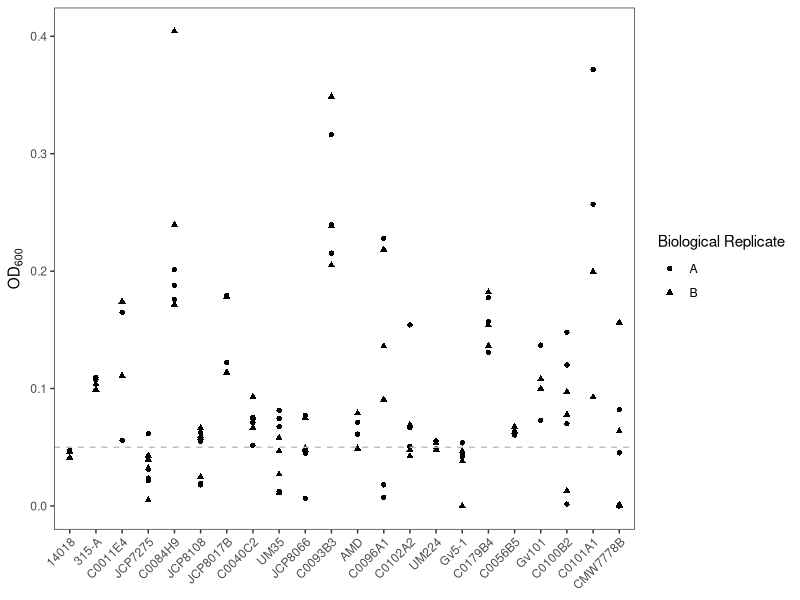
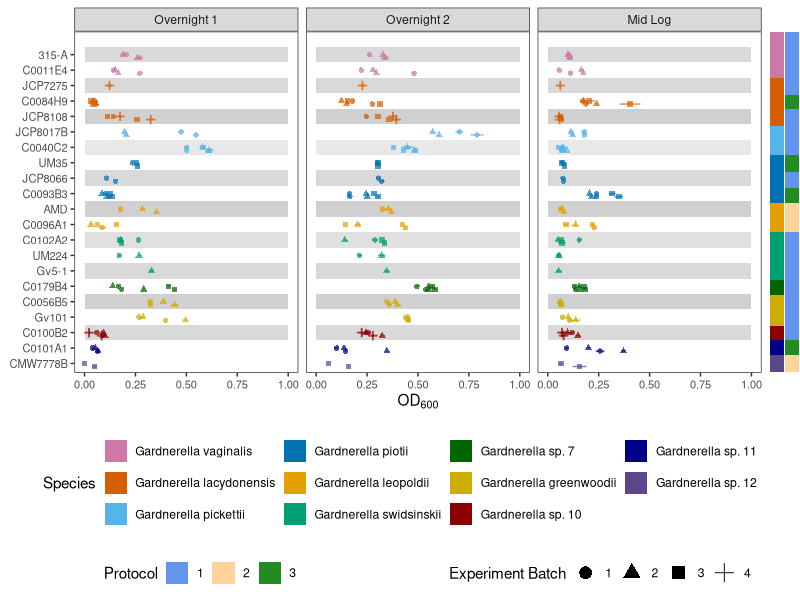
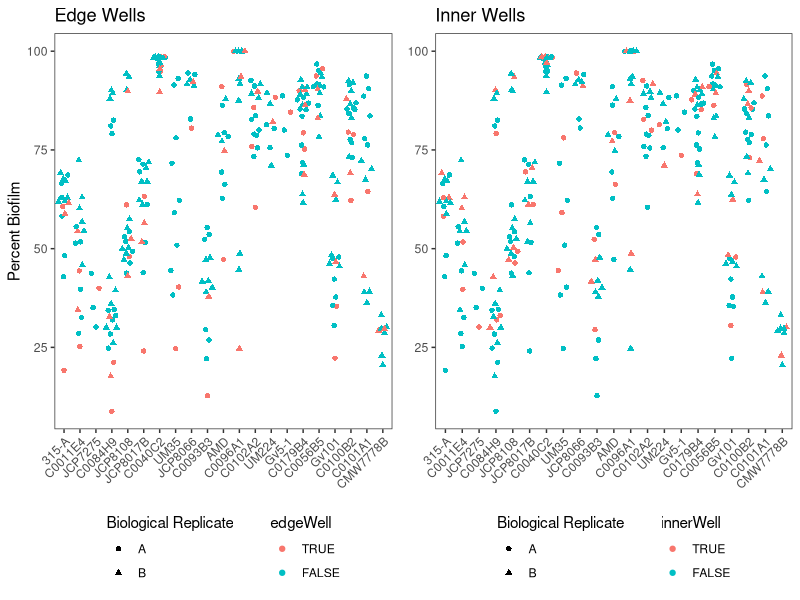
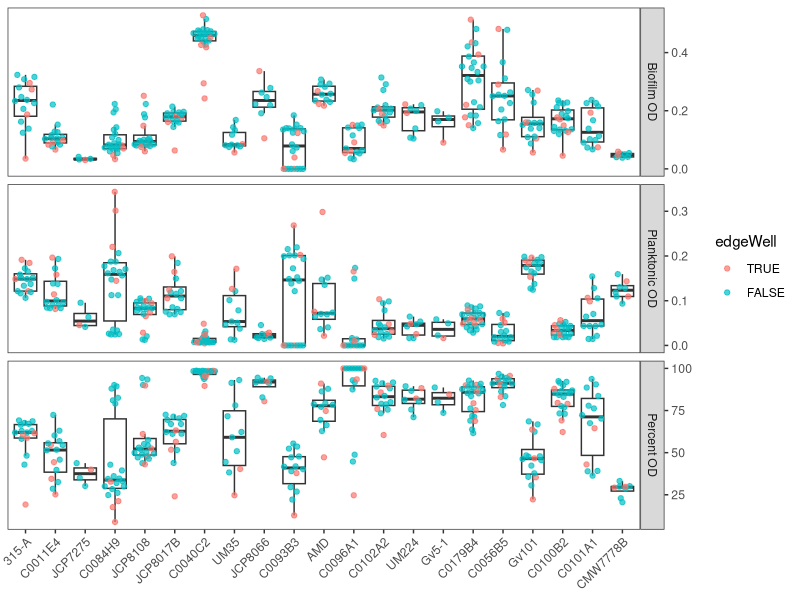
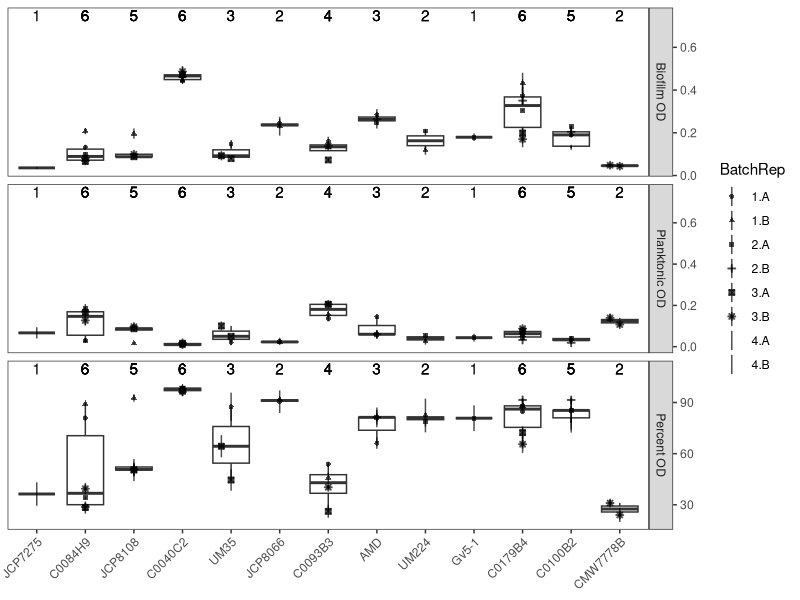
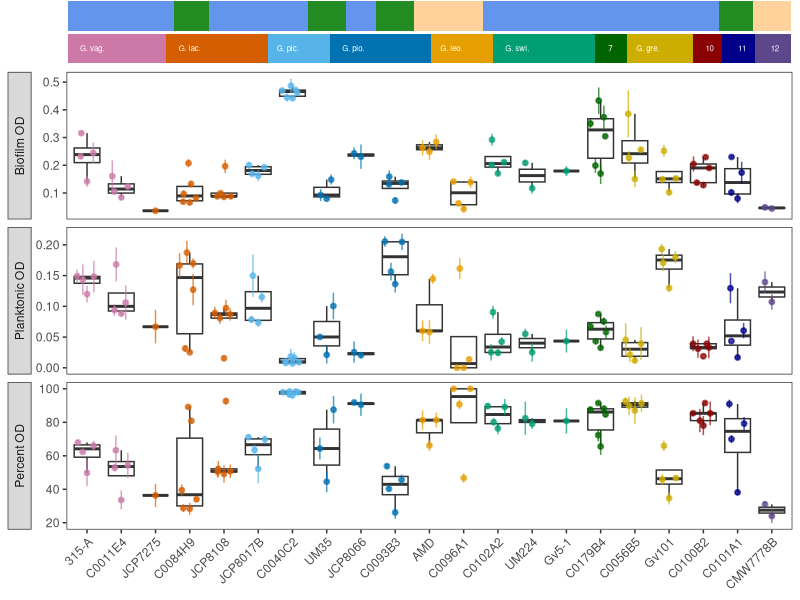
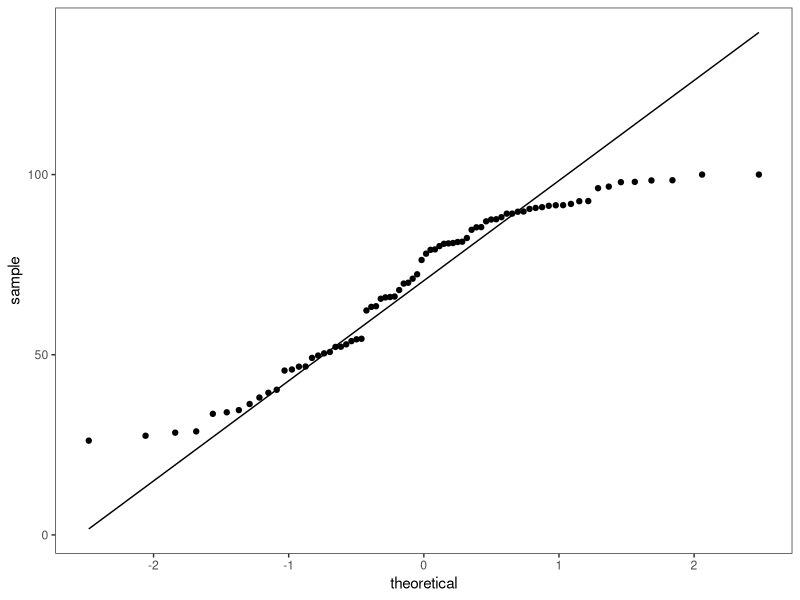

R code for these plots, in order: (Note: this script raises an error after producing the figures.)
## ---- chunk 1
library(tidyverse)
library(openxlsx)
library(broom)
library(rstatix)
library(ggbeeswarm)
library(formattable)
library(ggpubr)
library(cowplot)
library(corrplot)
library(ggpubr)
library(grid)
library(gridGraphics)

`%!in%` <- negate(`%in%`)
## ---- chunk 2
strains <- c("14018", "315-A", "C0011E4", "JCP7275", "C0084H9", "JCP8108", "JCP8017B", "C0040C2" , "UM35",  "JCP8066", "C0093B3", "AMD", "C0096A1", "C0102A2",  "UM224", "Gv5-1", "C0179B4", "C0056B5", "Gv101", "C0100B2", "C0101A1", "CMW7778B")

strains0 <- c("14018", "315-A", "C0011E4", "JCP7275", "C0084H9", "JCP8108", "JCP8017B", "C0040C2" , "UM35",  "JCP8066", "C0093B3", "AMD", "C0096A1", "C0102A2",  "UM224", "5-1", "C0179B4", "C0056B5", "101", "C0100B2", "C0101A1", "CMW7778B")

species <- c("Gardnerella vaginalis", "Gardnerella lacydonensis", "Gardnerella pickettii", "Gardnerella piotii", "Gardnerella leopoldii", "Gardnerella swidsinskii", "Gardnerella sp. 7", "Gardnerella greenwoodii", "Gardnerella sp. 10", "Gardnerella sp. 11", "Gardnerella sp. 12")
speciesAbbrevs <- c("G. vag.", "G. lac.", "G. pic.", "G. pio.", "G. leo.", "G. swi.", "7", "G. gre.", "10", "11", "12")

figureOut <- "../../experiments_figures"
suppTableOut <- paste0("../../experiments_figures/", Sys.Date(), "_supplementary_posthoc_tables.xlsx")
formattedPhenDataOut <- "../formatted_phenotype_data"
## ---- chunk 3
midlog_raw_data <- read_csv("./data/biofilm_midlog_raw_data.csv")  %>%
  mutate(Species=case_when(Species=="Gardnerella sp. 2"~"Gardnerella lacydonensis",
                           Species=="Gardnerella sp. 3"~"Gardnerella pickettii",
                           Species=="Gardnerella sp. 8"~"Gardnerella greenwoodii",
                           Species %!in% c("Gardnerella sp. 2", "Gardnerella sp. 3", "Gardnerella sp. 8")~Species))
rawPlanktonicODs <- read_csv("./data/planktonic_od_raw_data.csv")  %>%
  mutate(Species=case_when(Species=="Gardnerella sp. 2"~"Gardnerella lacydonensis",
                           Species=="Gardnerella sp. 3"~"Gardnerella pickettii",
                           Species=="Gardnerella sp. 8"~"Gardnerella greenwoodii",
                           Species %!in% c("Gardnerella sp. 2", "Gardnerella sp. 3", "Gardnerella sp. 8")~Species))
rawBiofilmODs <- read_csv("./data/biofilm_od_raw_data.csv")  %>%
  mutate(Species=case_when(Species=="Gardnerella sp. 2"~"Gardnerella lacydonensis",
                           Species=="Gardnerella sp. 3"~"Gardnerella pickettii",
                           Species=="Gardnerella sp. 8"~"Gardnerella greenwoodii",
                           Species %!in% c("Gardnerella sp. 2", "Gardnerella sp. 3", "Gardnerella sp. 8")~Species))
rawSafPlanktonicODs <- read_csv("./data/safranin_planktonic_raw_data.csv")  %>%
  mutate(Species=case_when(Species=="Gardnerella sp. 2"~"Gardnerella lacydonensis",
                           Species=="Gardnerella sp. 3"~"Gardnerella pickettii",
                           Species=="Gardnerella sp. 8"~"Gardnerella greenwoodii",
                           Species %!in% c("Gardnerella sp. 2", "Gardnerella sp. 3", "Gardnerella sp. 8")~Species))
rawSafBiofilmODs <- read_csv("./data/safranin_biofilm_raw_data.csv")  %>%
  mutate(Species=case_when(Species=="Gardnerella sp. 2"~"Gardnerella lacydonensis",
                           Species=="Gardnerella sp. 3"~"Gardnerella pickettii",
                           Species=="Gardnerella sp. 8"~"Gardnerella greenwoodii",
                           Species %!in% c("Gardnerella sp. 2", "Gardnerella sp. 3", "Gardnerella sp. 8")~Species))
## ---- chunk 4
theme_set(theme_bw()+
          theme(panel.grid = element_blank()))

speciesColor <- scale_color_manual(values=c("#CC79A7", "#D55E00", "#56B4E9", "#0072B2", "#E69F00", "#009E73", 
                                                 "darkgreen", "gold3", "darkred", "darkblue",
                                                 "mediumpurple4"))

speciesFill <- scale_fill_manual(values=c("#CC79A7", "#D55E00", "#56B4E9", "#0072B2", "#E69F00", "#009E73", 
                                                 "darkgreen", "gold3", "darkred", "darkblue",
                                                 "mediumpurple4"))
## ---- chunk 5
setupDF <- midlog_raw_data %>%
  group_by(Number, BioRep, Species, Strain, Batch, Step) %>%
  mutate(OD=OD-mean(.$OD[.$Number=="Blank"]),
                      OD=case_when(OD>0~OD,
                      OD<=0~0)) %>%
  filter(Number!="Blank") %>%
  mutate(Step=factor(Step, levels=c("Overnight 1", "Overnight 2", "Mid Log"))) %>%
  mutate(Strain=factor(Strain, levels=strains),
         Species=factor(Species, levels=species),
         Sample=paste(Strain, Batch, BioRep, sep="."),
         BatchNum=str_extract(Batch, "(?<=[A|B])[0-9]"),
         BatchRep=paste(BatchNum, BioRep, sep="."),
         StrainN=as.numeric(Strain),
         rectFill=case_when(StrainN %% 2 == 0 ~ "A",
                           StrainN %% 2 != 0 ~ "B")) %>%
  ungroup %>%
  with_groups(c("Sample", "Number", "BioRep", "Batch", "BatchNum", "BatchRep", "StrainN", "rectFill", "Species", "Strain", "Protocol",  "Step"), summarize, ODm=mean(OD), ODsd=sd(OD))
## ---- chunk 6
setupDF %>%
  filter(Step=="Mid Log") %>%
  ggplot(aes(x=Strain, y=ODm)) +
  geom_point(aes(shape=BioRep)) +
  geom_hline(aes(yintercept=0.05), linetype=2, color="gray") +
  theme(axis.text.x = element_text(angle=45, hjust=1)) +
  labs(x=NULL, y=bquote(OD[600]), shape="Biological Replicate")
## ---- chunk 7
midLogFail <- setupDF %>%
  filter(Step=="Mid Log", 
         ODm < 0.05) %>%
  .$Sample
  
midLogFail
## ---- chunk 8
overnightPlot <- setupDF %>%
  filter(Sample %!in% midLogFail) %>%
  ggplot(aes(x=Strain, y=ODm)) +
  geom_point(aes(shape=BatchNum), alpha=0) +
  geom_rect(aes(xmin=StrainN-.5, xmax=StrainN+.5, ymin = 0, ymax = 1, fill=rectFill), alpha = 0.2, show.legend = FALSE) +
  geom_pointrange(aes(ymin=(ODm-ODsd), ymax=(ODm+ODsd), shape=BatchNum, color=Species), position = position_quasirandom(), size=0.3, alpha=0.7, show.legend = FALSE) +
  speciesColor +
  scale_fill_manual(values=c("white", "gray"), labels=c("A","B")) +
  ylim(0,1) +
  facet_grid(.~Step) +
  coord_flip() +
  scale_x_discrete(limits=rev) +
  theme(axis.text.x = element_text(size=8),
        axis.text.y = element_text(size=8),
        axis.title = element_text(size=11),
        panel.grid = element_blank(),
        legend.position = "none") +
  labs(x=NULL, y=bquote(OD[600]), shape="Experiment Batch")

#annotation bars
protocolBar <- setupDF %>%
  select(Strain, Species, Protocol) %>%
  mutate(Protocol=as.character(Protocol)) %>%
  unique %>%
  ggplot() +
    geom_bar(aes(x=Strain, y=2, fill=Protocol), stat="identity", width = 1.1) +
    scale_x_discrete(limits=rev) +
    scale_fill_manual(values=c("cornflowerblue", "burlywood1", "forestgreen")) +
    coord_flip() +
    theme_void() +
    theme(legend.position = "none")

speciesBar <- setupDF %>%
  select(Strain, Species, Protocol) %>%
  unique %>%
  ggplot() +
    geom_bar(aes(x=Strain, y=1, fill=Species), stat="identity", width=1.1) +
    scale_x_discrete(limits=rev) +
    speciesFill +
    coord_flip() +
    theme_void() +
    theme(legend.position = "none")

#Legends
protocol_legend <- ggpubr::get_legend(protocolBar +
    guides(color=guide_legend(ncol = 1)) +
    theme(legend.position = "bottom",
          legend.direction = "horizontal"))

species_legend <- ggpubr::get_legend(speciesBar +
    guides(color=guide_legend(ncol = 1)) +
    theme(legend.position = "bottom",
          legend.direction = "horizontal"))

experiment_legend <- ggpubr::get_legend(
  overnightPlot +
  guides(shape=guide_legend(nrow = 1, override.aes = list(alpha=1, size=4))) +
  theme(legend.position = "bottom"))


a <- plot_grid(overnightPlot, speciesBar, protocolBar, nrow = 1, align = "h", axis = "bt", rel_widths = c(1, 0.02, 0.02))
b <- plot_grid(a, as_ggplot(species_legend), nrow=2, rel_heights = c(1, 0.3))
c <- plot_grid(as_ggplot(protocol_legend), as_ggplot(experiment_legend), nrow=1)
plot_grid(b, c, ncol=1, nrow=2, rel_heights = c(1, 0.1))
## ---- chunk 9
planktonicODs <- rawPlanktonicODs %>%
  group_by(Batch) %>%
  mutate(planktonicOD=OD-mean(.$OD[.$Number=="Blank"]),
         planktonicOD=case_when(planktonicOD>0~planktonicOD,
                                planktonicOD<=0~0)) %>%
  filter(Number!="Blank") %>%
  select(-OD, -Measure) %>%
  ungroup

biofilmODs <- rawBiofilmODs %>%
  group_by(Batch) %>%
  mutate(biofilmOD=OD-mean(.$OD[.$Number=="Blank"]),
         biofilmOD=case_when(biofilmOD>0~biofilmOD,
                             biofilmOD<=0~0)) %>%
  filter(Number!="Blank") %>%
  select(-OD, -Measure) %>%
  ungroup

percentOD <- planktonicODs %>%
  left_join(biofilmODs) %>%
  mutate(Sample=paste(Strain, Batch, BioRep, sep=".")) %>%
  filter(Sample %!in% midLogFail) %>% # quality filter for poor growth at mid log phase 
  mutate(edgeWell=str_detect(well, pattern="[A|H]"),
         edgeWell=factor(edgeWell, levels=c(TRUE, FALSE)),
         innerWell=str_detect(well, pattern="[D|E]"),
         innerWell=factor(innerWell, levels=c(TRUE, FALSE)),
         topWell=str_detect(well, pattern="A"),
         topWell=factor(topWell, levels=c(TRUE, FALSE)))

head(percentOD)
## ---- chunk 10
edgeWellPlot <- percentOD %>%
  mutate(percentBiofilm=(biofilmOD/(biofilmOD+planktonicOD))*100,
         Strain=factor(Strain, levels = strains),
         Species=factor(Species, levels = species)) %>%
  ggplot(aes(x=Strain, y=percentBiofilm, shape=BioRep, color=edgeWell)) +
  geom_quasirandom() + 
  theme(axis.text.x = element_text(angle=45, hjust=1), 
        legend.position = "bottom",
        legend.direction = "vertical") +
  labs(x=NULL, y="Percent Biofilm", shape="Biological Replicate", title="Edge Wells")

innerWellPlot <- percentOD %>%
  mutate(percentBiofilm=(biofilmOD/(biofilmOD+planktonicOD))*100,
         Strain=factor(Strain, levels = strains),
         Species=factor(Species, levels = species)) %>%
  ggplot(aes(x=Strain, y=percentBiofilm, shape=BioRep, color=innerWell)) +
  geom_quasirandom() + 
  theme(axis.text.x = element_text(angle=45, hjust=1),
        legend.position = "bottom",
        legend.direction = "vertical") +
  labs(x=NULL, y=NULL, shape="Biological Replicate", title="Inner Wells")

plot_grid(edgeWellPlot, innerWellPlot, nrow=1)
## ---- chunk 11
percentODDF0 <- percentOD %>%
  mutate(percentBiofilm=(biofilmOD/(biofilmOD+planktonicOD))*100,
         Strain=factor(Strain, levels = strains),
         Species=factor(Species, levels = species), 
         Protocol=as.character(Protocol), 
         BatchRep=paste(Batch, BioRep, sep=".")) %>%
  gather("measure", "value", c(planktonicOD, biofilmOD, percentBiofilm)) %>%
  mutate(measure=factor(measure, levels=c("biofilmOD", "planktonicOD", "percentBiofilm"), labels=c("Biofilm OD", "Planktonic OD", "Percent OD")),
         BatchNum=str_extract(Batch, "(?<=[A|B])[0-9]"),
         BatchRep=paste(BatchNum, BioRep, sep="."))

percentODDF0 %>%
  ggplot(aes(x=Strain, y=value)) +
    geom_boxplot(alpha=0) +
    geom_quasirandom(aes(color=edgeWell), alpha=0.7) +
    scale_y_continuous(position = "right") +
    facet_grid(measure~., scales="free") +
    theme(axis.text.x = element_text(angle=45, hjust=1)) +
    labs(x=NULL, y=NULL, shape="Biological Replicate")
## ---- chunk 12
naSamples <- percentODDF0 %>%
  filter(edgeWell==FALSE) %>%
  spread(measure, value) %>%
  filter(is.na(`Percent OD`)) %>%
  .$Sample %>%
  unique

naSamples

percentODDF <- percentODDF0 %>%
  filter(edgeWell==FALSE, # remove samples
         Sample %!in% naSamples) %>% # remove samples with no growth
  mutate(method="Percent OD")
## ---- chunk 13
non4StrainsPOD <- percentODDF0 %>%
 mutate(Sample=paste(Number, Sample, sep=".")) %>%
 with_groups(Strain, summarize, n=n_distinct(Sample)) %>%
 filter(n!=4) %>%
 .$Strain

percentODDF %>%
  filter(Strain %in% non4StrainsPOD) %>%
  mutate(Sample=paste(Number, Sample, sep=".")) %>%
  with_groups(Strain, mutate, n=n_distinct(Sample)) %>%
  with_groups(c("Number", "Strain", "Species", "Protocol", "Batch", "method", "Sample", "BatchRep", "measure", "BatchNum", "n"), summarize, valueM=mean(value), valueSD=sd(value)) %>%
  mutate(labelYpos=case_when(measure=="Biofilm OD"~0.75,
                             measure=="Planktonic OD"~0.75,
                             measure=="Percent OD"~110)) %>%
  ggplot() +
  geom_boxplot(aes(x=Strain, y=valueM), alpha=0) +
  geom_pointrange(aes(x=Strain, y=valueM, ymin=valueM-valueSD, ymax=valueM+valueSD, shape=BatchRep), alpha=0.7, size=0.25, position=position_quasirandom()) + 
  geom_text(aes(x=Strain, y=labelYpos, label=n)) +
  scale_y_continuous(position = "right") +
  facet_grid(measure~., scales="free") +
  theme(axis.text.x = element_text(angle=45, hjust=1)) +
  labs(x=NULL, y=NULL)
## ---- chunk 14
## annotation portions of plot
#protocol bar
protocolBar0 <- percentODDF %>%
  select(Strain, Species, Protocol) %>%
  unique %>%
  ggplot() +
    geom_bar(aes(x=Strain, y=2, fill=Protocol), stat="identity", width = 1.1) +
    scale_fill_manual(values=c("cornflowerblue", "burlywood1", "forestgreen")) +
    theme_void() +
    theme(legend.position = "none")

# species bar
# speciesBar0 <- percentODDF %>%
#   select(Strain, Species, Protocol) %>%
#   unique %>%
#   ggplot() +
#     geom_bar(aes(x=Strain, y=1, fill=Species), stat="identity", width=1.1) +
#     speciesFill +
#     theme_void() +
#     theme(legend.position = "none")

speciesBar0 <- setupDF %>%
  select(Strain, Species, Protocol) %>%
  unique %>%
  mutate(Strain=factor(Strain, levels = strains),
         Species=factor(Species, levels = species),
         SpeciesLab=factor(Species, levels=species, labels=speciesAbbrevs)) %>%
  with_groups(Species, mutate, num=rank(Strain)) %>%
  mutate(SpeciesLab=case_when(num==1~SpeciesLab,
                              num!=1~"")) %>%
  ggplot() +
    geom_bar(aes(x=Strain, y=1, fill=Species), stat="identity", width=1.1) +
    geom_text(aes(x=Strain, y=0.5, label=SpeciesLab), color="white", hjust = 0.25, size=2) +
    speciesFill +
    theme_void() +
    theme(legend.position = "none")

percentODPlot <- percentODDF %>%
  with_groups(c("Number", "Strain", "Species", "Protocol", "Batch", "method", "Sample", "BatchRep", "measure", "BatchNum"), summarize, valueM=mean(value), valueSD=sd(value)) %>%
  ggplot() +
  geom_boxplot(aes(x=Strain, y=valueM), alpha=0) +
  geom_pointrange(aes(x=Strain, y=valueM, ymin=valueM-valueSD, ymax=valueM+valueSD, color=Species), alpha=0.7, size=0.25, position=position_quasirandom()) + 
  speciesColor +
  facet_grid(measure~., scales="free", switch = "y") +
  theme(axis.text.x = element_text(angle=45, hjust=1),
        legend.position = "none",
        strip.placement = "outside") +
  labs(x=NULL, y=NULL)

ODPlots <- plot_grid(protocolBar0, speciesBar0, percentODPlot, ncol = 1, rel_heights = c(0.06, 0.06, 1), align = "v", axis = "lr")
ODPlots
## ---- chunk 15
strain_perc_OD_DF <- percentODDF %>%
  spread(measure, value) %>%
  select(-`Biofilm OD`, -`Planktonic OD`) %>%
  dplyr::rename(percentOD=`Percent OD`) %>%
  with_groups(c(Sample, Species, Strain, Batch, BioRep), summarize, mPercentOD=mean(percentOD), sdPercentOD=sd(percentOD)) %>%
  select(Sample, Strain, Species, mPercentOD, sdPercentOD)

#save formatted percent OD data
# write_csv(strain_perc_OD_DF, file.path(formattedPhenDataOut, "percent_biofilm_od.csv"))

#save formatted biofilm and planktonic OD data
# percentODDF %>%
#   spread(measure, value) %>%
#   select(-`Percent OD`) %>%
#   dplyr::rename(biofilmOD=`Biofilm OD`,
#                 planktonicOD=`Planktonic OD`) %>%
#   with_groups(c(Sample, Species, Strain, Batch, BioRep), summarize, mBiofilmOD=mean(biofilmOD), sdBiofilmOD=sd(biofilmOD), mPlanktonicOD=mean(planktonicOD), sdPlanktonicOD=sd(planktonicOD)) %>%
#   select(Sample, Strain, Species, mBiofilmOD, sdBiofilmOD, mPlanktonicOD, sdPlanktonicOD) %>%
#   write_csv(file.path(formattedPhenDataOut, "biofilm_and_planktonic_od.csv"))

strain_perc_OD_DF %>%
  ggplot(aes(sample=mPercentOD)) +
  geom_qq_line() +
  geom_qq()
## ---- chunk 16
strain_perc_OD_DF %>%
  anova_test(mPercentOD~Strain) %>%
  formattable
## ---- chunk 17
ODPostHoc <- strain_perc_OD_DF %>%
  tukey_hsd(mPercentOD~Strain, p.adjust.method = "BH")

#save posthoc test results in supplementary tables file
# suppl_xlsx <- loadWorkbook(suppTableOut)
# addWorksheet(suppl_xlsx, "TableS5_percent_od_posthoc")
# 
# ODPostHoc %>%
#  arrange(p.adj) %>%
#  writeData(suppl_xlsx, x=.,  sheet="TableS5_percent_od_posthoc")
# 
# saveWorkbook(suppl_xlsx, suppTableOut, overwrite = TRUE)
## ---- chunk 18
pvals <- ODPostHoc %>%
  select(group1, group2, p.adj) %>%
  dplyr::rename(var1=group2, var2=group1, cor=p.adj) %>%
  cor_spread() %>%
  column_to_rownames(var="rowname") %>%
  as.matrix()

ODPostHoc %>%
  select(group1, group2, estimate) %>%
  dplyr::rename(var1=group2, var2=group1, cor=estimate) %>%
  cor_spread() %>%
  column_to_rownames(var="rowname") %>%
  as.matrix() %>%
  corrplot(is.corr=FALSE, type = "lower", tl.col="black", p.mat = pvals, insig = "label_sig", sig.level = c(0.001, 0.01, 0.05), pch.cex = 0.9)
grid.echo()
percODPostHocPlot <- grid.grab()
## ---- chunk 19
plot_grid(percODPostHocPlot)
## ---- chunk 20
strain_perc_OD_DF %>%
  with_groups(Strain, summarize, `Percent OD Biofilm`=mean(mPercentOD)) %>%
  arrange(-`Percent OD Biofilm`) %>%
  formattable()
## ---- chunk 21
strain_perc_OD_DF %>%
  summarize(`Average Percent OD Biofilm`=mean(mPercentOD)) %>%
  formattable()
## ---- chunk 22
safPlankODDF <- rawSafPlanktonicODs %>% 
  group_by(Batch) %>%
  mutate(safPlanktonicOD=OD-mean(.$OD[.$Number=="Blank"]),
                      OD=case_when(OD>0~OD,
                               OD<=0~0)) %>%
  filter(Number!="Blank") %>%
  ungroup %>%
  mutate(row=str_extract(well, pattern="[A-H]")) %>%
  select(-OD, -Measure, -well)

safSafODDF <- rawSafBiofilmODs %>% 
  group_by(Batch) %>%
  mutate(safraninOD=OD-mean(.$OD[.$Number=="Blank"]),
                      OD=case_when(OD>0~OD,
                               OD<=0~0)) %>%
  filter(Number!="Blank") %>%
  ungroup %>%
  mutate(row=str_extract(well, pattern="[A-H]")) %>%
  select(-OD, -Measure, -well)


safraninOD1 <- safPlankODDF %>%
  full_join(safSafODDF) %>%
  select(row, everything(), safPlanktonicOD, safraninOD) %>%
  mutate(Sample=paste(Strain, Batch, BioRep, sep=".")) %>%
  filter(Sample %!in% midLogFail) %>% # quality filter for poor growth at mid log phase 
  mutate(edgeWell=str_detect(row, pattern="[A|H]"),
         edgeWell=factor(edgeWell, levels=c(TRUE, FALSE)),
         innerWell=str_detect(row, pattern="[D|E]"),
         innerWell=factor(innerWell, levels=c(TRUE, FALSE)),
         topWell=str_detect(row, pattern="A"),
         topWell=factor(topWell, levels=c(TRUE, FALSE)))
head(safraninOD1)
## ---- chunk 23
safDF <- safraninOD1 %>%
  mutate(Strain=factor(Strain, levels = strains),
         Species=factor(Species, levels = species),
         Protocol=as.character(Protocol),
         BatchNum=str_extract(Batch, "(?<=[A|B])[0-9]"),
         BatchRep=paste(BatchNum, BioRep, sep="."), 
         method="Safranin Stain")  %>%
  filter(Sample %!in% naSamples) # remove samples with no growth
## ---- chunk 24
safDF %>%
  ggplot(aes(x=Strain, y=safraninOD)) +
    geom_boxplot(alpha=0) +
    geom_quasirandom(aes(color=edgeWell), alpha=0.7) +
    scale_y_continuous(position = "right") +
    theme(axis.text.x = element_text(angle=45, hjust=1)) +
    labs(x=NULL, y=NULL, shape="Biological Replicate")
## ---- chunk 25
non4StrainsSaf <- safDF %>%
 mutate(Sample=paste(Number, Sample, sep=".")) %>%
 with_groups(Strain, summarize, n=n_distinct(Sample)) %>%
 filter(n!=4) %>%
 .$Strain

safDF %>%
  filter(Strain %in% non4StrainsSaf) %>%
  mutate(Sample=paste(Number, Sample, sep=".")) %>%
  with_groups(Strain, mutate, n=n_distinct(Sample)) %>%
  with_groups(c("Number", "Strain", "Species", "Protocol", "Batch", "method", "Sample", "BatchRep", "BatchNum", "n"), summarize, safraninM=mean(safraninOD), safraninSD=sd(safraninOD)) %>%
  ggplot() +
  geom_boxplot(aes(x=Strain, y=safraninM), alpha=0) +
  geom_pointrange(aes(x=Strain, y=safraninM, ymin=safraninM-safraninSD, ymax=safraninM+safraninSD, shape=BatchRep), alpha=0.7, position=position_quasirandom(), size=0.3) + 
  geom_text(aes(x=Strain, y=0.575, label=n)) +
  theme(axis.text.x = element_text(angle=45, hjust=1)) +
  labs(x=NULL, y=bquote("Safranin OD"[450]), shape="Batch")
## ---- chunk 26
safPlot <- safDF %>%
  ggplot(aes(x=Strain, y=safraninOD, color=Species, shape=BatchRep)) +
  geom_quasirandom(alpha=0.75) + 
  theme(axis.text.x = element_text(angle=45, hjust=1)) +
  labs(x=NULL, y=bquote("Safranin OD"[450]), shape="Biological Replicate")

safPlot2 <- safDF %>%
  with_groups(c("Number", "Strain", "Species", "Protocol", "Batch", "method", "Sample", "BatchRep", "BatchNum"), summarize, safraninM=mean(safraninOD), safraninSD=sd(safraninOD)) %>%
  ggplot() +
  geom_boxplot(aes(x=Strain, y=safraninM), alpha=0) +
  geom_pointrange(aes(x=Strain, y=safraninM, ymin=safraninM-safraninSD, ymax=safraninM+safraninSD, color=Species), alpha=0.7, position=position_quasirandom(), size=0.3) + 
  speciesColor +
  theme(axis.text.x = element_text(angle=45, hjust=1),
        legend.position = "none") +
  labs(x=NULL, y=bquote("Safranin OD"[450]), shape="Batch")

safPlots <- plot_grid(protocolBar0, speciesBar0, safPlot2, ncol = 1, rel_heights = c(0.06, 0.06, 1), align = "v", axis = "lr")

safPlots
## ---- chunk 27
safDF %>%
  with_groups(c(Sample, Species, Strain, Batch, BioRep), summarize, mSafOD=mean(safraninOD), sdSafOD=sd(safraninOD)) %>%
  ggplot(aes(sample=mSafOD)) +
  geom_qq_line() +
  geom_qq()
## ---- chunk 28
strain_saf_DF <- safDF %>%
  with_groups(c(Sample, Species, Strain, Batch, BioRep), summarize, mSafOD=mean(safraninOD), sdSafOD=sd(safraninOD)) %>%
  select(Sample, Strain, Species, mSafOD, sdSafOD)

# save formatted data
#write_csv(strain_saf_DF, file.path(formattedPhenDataOut, "safranin_od.csv"))

strain_saf_DF %>%
  anova_test(mSafOD~Strain) %>%
  formattable
## ---- chunk 29
safPostHoc <- strain_saf_DF %>%
  tukey_hsd(mSafOD~Strain, p.adjust.method = "BH")

#save posthoc test results in supplementary tables file
# suppl_xlsx <- loadWorkbook(suppTableOut)
# addWorksheet(suppl_xlsx, "TableS6_safranin_posthoc")
# 
# safPostHoc %>%
#  arrange(p.adj) %>%
#  writeData(suppl_xlsx, x=.,  sheet="TableS6_safranin_posthoc")
# 
# saveWorkbook(suppl_xlsx, suppTableOut, overwrite = TRUE)
## ---- chunk 30
pvals <- safPostHoc %>%
  select(group1, group2, p.adj) %>%
  dplyr::rename(var1=group2, var2=group1, cor=p.adj) %>%
  cor_spread() %>%
  column_to_rownames(var="rowname") %>%
  as.matrix()

safPostHoc %>%
  select(group1, group2, estimate) %>%
  dplyr::rename(var1=group2, var2=group1, cor=estimate) %>%
  cor_spread() %>%
  column_to_rownames(var="rowname") %>%
  as.matrix() %>%
  corrplot(is.corr=FALSE, type = "lower", tl.col="black", p.mat = pvals, insig = "label_sig", sig.level = c(0.001, 0.01, 0.05), pch.cex = 0.9)
grid.echo()
safraninPostHocPlot <- grid.grab()
## ---- chunk 31
plot_grid(safraninPostHocPlot)
## ---- chunk 32
plot_grid(protocolBar0, speciesBar0, percentODPlot + speciesColor + theme(axis.text.x = element_blank(), axis.ticks.x = element_blank()), safPlot2, ncol = 1, rel_heights = c(0.07, 0.07, 1, 0.5), align = "v", axis = "lr", labels = c("A", "", "", "B"), label_size = 15)
#ggsave(file.path(figureOut, paste(Sys.Date(), "Figure4_strain_biofilm.png", sep="_")))
## ---- chunk 33
#fig.width=7.5, fig.height=10
plot_grid(ggplot()+geom_blank(), percODPostHocPlot, ggplot()+geom_blank(), safraninPostHocPlot, nrow = 1, rel_widths = c(0.1, 1, 0.1, 1), labels = c(" ", "A", " ", "B"), label_size = 20)
#plot_grid(percODPostHocPlot, ggplot()+geom_blank()+theme_void(), safraninPostHocPlot, nrow = 3, rel_heights = c(1, 0.3, 1), labels = c("A", " ","B"), label_size = 20)
#ggsave(file.path(figureOut, paste(Sys.Date(), "FigureS3_biofilm_posthocs.png", sep = "_")))
## ---- chunk 34
sessionInfo()
